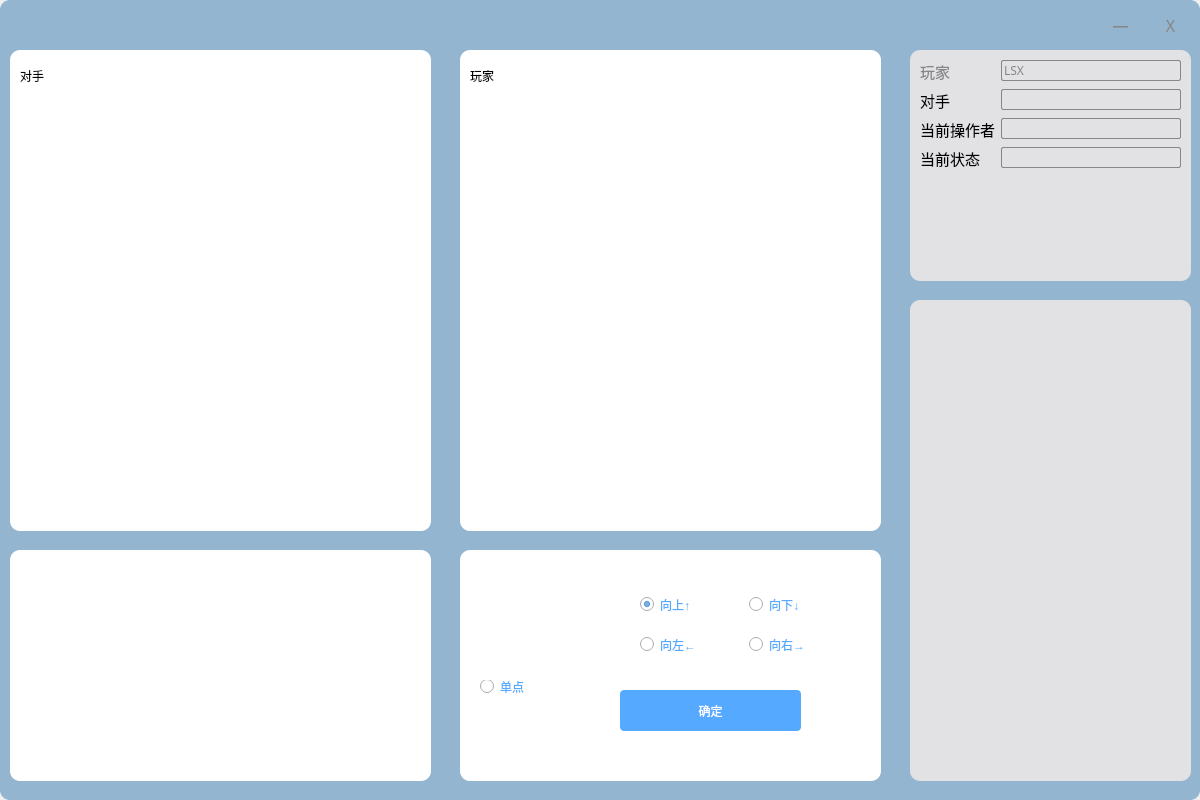
<?xml version="1.0" encoding="UTF-8"?>
<ui version="4.0">
 <class>GameGui</class>
 <widget class="QWidget" name="GameGui">
  <property name="geometry">
   <rect>
    <x>0</x>
    <y>0</y>
    <width>1200</width>
    <height>800</height>
   </rect>
  </property>
  <property name="windowTitle">
   <string>Form</string>
  </property>
  <widget class="QWidget" name="widget" native="true">
   <property name="geometry">
    <rect>
     <x>0</x>
     <y>0</y>
     <width>1200</width>
     <height>800</height>
    </rect>
   </property>
   <property name="styleSheet">
    <string notr="true">background-color: rgb(147,181,207);
border-radius: 10px;</string>
   </property>
   <widget class="QLabel" name="label_top">
    <property name="geometry">
     <rect>
      <x>10</x>
      <y>20</y>
      <width>301</width>
      <height>31</height>
     </rect>
    </property>
    <property name="text">
     <string/>
    </property>
   </widget>
   <widget class="QLabel" name="label_min">
    <property name="geometry">
     <rect>
      <x>1100</x>
      <y>0</y>
      <width>41</width>
      <height>51</height>
     </rect>
    </property>
    <property name="font">
     <font>
      <family>Adobe 黑体 Std R</family>
      <pointsize>12</pointsize>
      <weight>50</weight>
      <italic>false</italic>
      <bold>false</bold>
     </font>
    </property>
    <property name="styleSheet">
     <string notr="true">QLabel{
   color:rgb(134, 134, 134);
	font: 12pt &quot;Adobe 黑体 Std R&quot;;
}
QLabel:hover{
   background-color:rgb(58,149,222);
   color:white;

}</string>
    </property>
    <property name="text">
     <string>一</string>
    </property>
    <property name="alignment">
     <set>Qt::AlignCenter</set>
    </property>
   </widget>
   <widget class="QLabel" name="label_close">
    <property name="geometry">
     <rect>
      <x>1150</x>
      <y>0</y>
      <width>41</width>
      <height>51</height>
     </rect>
    </property>
    <property name="font">
     <font>
      <family>Adobe 黑体 Std R</family>
      <pointsize>12</pointsize>
      <weight>50</weight>
      <italic>false</italic>
      <bold>false</bold>
     </font>
    </property>
    <property name="styleSheet">
     <string notr="true">QLabel{
   color:rgb(134, 134, 134);
	font: 12pt &quot;Adobe 黑体 Std R&quot;;
}
QLabel:hover{
  background-color:rgb(212, 64, 39);
  color:rgb(255, 255, 255);
}</string>
    </property>
    <property name="text">
     <string>X</string>
    </property>
    <property name="alignment">
     <set>Qt::AlignCenter</set>
    </property>
   </widget>
   <widget class="QGroupBox" name="groupBox">
    <property name="geometry">
     <rect>
      <x>910</x>
      <y>50</y>
      <width>281</width>
      <height>231</height>
     </rect>
    </property>
    <property name="styleSheet">
     <string notr="true">background-color: rgb(226,225,228);</string>
    </property>
    <property name="title">
     <string/>
    </property>
    <widget class="QWidget" name="formLayoutWidget">
     <property name="geometry">
      <rect>
       <x>10</x>
       <y>10</y>
       <width>261</width>
       <height>201</height>
      </rect>
     </property>
     <layout class="QFormLayout" name="formLayout">
      <item row="0" column="0">
       <widget class="QLabel" name="label_6">
        <property name="font">
         <font>
          <family>微软雅黑 Light</family>
          <pointsize>11</pointsize>
          <weight>3</weight>
          <italic>false</italic>
          <bold>false</bold>
         </font>
        </property>
        <property name="styleSheet">
         <string notr="true">QLabel{
font: 25 11pt &quot;微软雅黑 Light&quot;;
  background-color:rgb(0,0,0,0%);
color:rgb(134, 134, 134);
}
QLabel:hover{
  background-color:rgb(0,0,0,0%);
}</string>
        </property>
        <property name="text">
         <string>玩家</string>
        </property>
       </widget>
      </item>
      <item row="0" column="1">
       <widget class="QLineEdit" name="lineEdit_uerName">
        <property name="font">
         <font>
          <family>微软雅黑</family>
         </font>
        </property>
        <property name="styleSheet">
         <string notr="true">QLineEdit{

background:rgb(226,225,228);
border: 1px solid rgb(134, 134, 134);
border-radius:2px;
	color: rgb(134, 134, 134)
}</string>
        </property>
        <property name="text">
         <string>LSX</string>
        </property>
        <property name="readOnly">
         <bool>true</bool>
        </property>
       </widget>
      </item>
      <item row="1" column="0">
       <widget class="QLabel" name="label_7">
        <property name="font">
         <font>
          <family>微软雅黑 Light</family>
          <pointsize>11</pointsize>
          <weight>3</weight>
          <italic>false</italic>
          <bold>false</bold>
         </font>
        </property>
        <property name="styleSheet">
         <string notr="true">QLabel{
font: 25 11pt &quot;微软雅黑 Light&quot;;
  background-color:rgb(0,0,0,0%);
color:rgbrgbrgb(134, 134, 134);
}
QLabel:hover{
  background-color:rgb(0,0,0,0%);
}</string>
        </property>
        <property name="text">
         <string>对手</string>
        </property>
       </widget>
      </item>
      <item row="1" column="1">
       <widget class="QLineEdit" name="lineEdit_opName">
        <property name="font">
         <font>
          <family>微软雅黑</family>
         </font>
        </property>
        <property name="styleSheet">
         <string notr="true">QLineEdit{

background:rgb(226,225,228);
border: 1px solid rgb(134, 134, 134);
border-radius:2px;
	color: rgb(134, 134, 134)
}</string>
        </property>
        <property name="readOnly">
         <bool>true</bool>
        </property>
       </widget>
      </item>
      <item row="2" column="0">
       <widget class="QLabel" name="label_15">
        <property name="font">
         <font>
          <family>微软雅黑 Light</family>
          <pointsize>11</pointsize>
          <weight>3</weight>
          <italic>false</italic>
          <bold>false</bold>
         </font>
        </property>
        <property name="styleSheet">
         <string notr="true">QLabel{
font: 25 11pt &quot;微软雅黑 Light&quot;;
  background-color:rgb(0,0,0,0%);
color:rgbrgbrgb(134, 134, 134);
}
QLabel:hover{
  background-color:rgb(0,0,0,0%);
}</string>
        </property>
        <property name="text">
         <string>当前操作者</string>
        </property>
       </widget>
      </item>
      <item row="2" column="1">
       <widget class="QLineEdit" name="lineEdit_curPlayer">
        <property name="font">
         <font>
          <family>微软雅黑</family>
         </font>
        </property>
        <property name="styleSheet">
         <string notr="true">QLineEdit{

background:rgb(226,225,228);
border: 1px solid rgb(134, 134, 134);
border-radius:2px;
	color: rgb(134, 134, 134)
}</string>
        </property>
        <property name="readOnly">
         <bool>true</bool>
        </property>
       </widget>
      </item>
      <item row="3" column="0">
       <widget class="QLabel" name="label_16">
        <property name="font">
         <font>
          <family>微软雅黑 Light</family>
          <pointsize>11</pointsize>
          <weight>3</weight>
          <italic>false</italic>
          <bold>false</bold>
         </font>
        </property>
        <property name="styleSheet">
         <string notr="true">QLabel{
font: 25 11pt &quot;微软雅黑 Light&quot;;
  background-color:rgb(0,0,0,0%);
color:rgbrgbrgb(134, 134, 134);
}
QLabel:hover{
  background-color:rgb(0,0,0,0%);
}</string>
        </property>
        <property name="text">
         <string>当前状态</string>
        </property>
       </widget>
      </item>
      <item row="3" column="1">
       <widget class="QLineEdit" name="lineEdit_curStatus">
        <property name="font">
         <font>
          <family>微软雅黑</family>
         </font>
        </property>
        <property name="styleSheet">
         <string notr="true">QLineEdit{

background:rgb(226,225,228);
border: 1px solid rgb(134, 134, 134);
border-radius:2px;
	color: rgb(134, 134, 134)
}</string>
        </property>
        <property name="readOnly">
         <bool>true</bool>
        </property>
       </widget>
      </item>
     </layout>
    </widget>
   </widget>
   <widget class="QGroupBox" name="groupBox_3">
    <property name="geometry">
     <rect>
      <x>910</x>
      <y>300</y>
      <width>281</width>
      <height>481</height>
     </rect>
    </property>
    <property name="styleSheet">
     <string notr="true">background-color:rgb(226,225,228);</string>
    </property>
    <property name="title">
     <string/>
    </property>
    <widget class="QListWidget" name="listWidget">
     <property name="geometry">
      <rect>
       <x>10</x>
       <y>20</y>
       <width>261</width>
       <height>431</height>
      </rect>
     </property>
     <property name="styleSheet">
      <string notr="true">QListWidget
{
background: rgb(226,225,228);; border: 0px;
}
QScrollBar:vertical
{
background: rgb(226,225,228);
width:8px;
}
QScrollBar::handle:vertical
{
background: rgb(186,204,217	);
border-radius: 4px;
border: none;
min-height: 20px;
}
QScrollBar::handle:vertical:hover
{
background: rgb(128,128,128);
border: none;
min-height: 20px;
}
QScrollBar::sub-line:vertical{border: none;}
QScrollBar::add-line:vertical{border: none;}</string>
     </property>
    </widget>
   </widget>
   <widget class="QWidget" name="widget_3" native="true">
    <property name="geometry">
     <rect>
      <x>460</x>
      <y>50</y>
      <width>421</width>
      <height>481</height>
     </rect>
    </property>
    <property name="styleSheet">
     <string notr="true">background-color: rgb(255, 255, 255);</string>
    </property>
    <widget class="MyTableWidget" name="tableWidget">
     <property name="geometry">
      <rect>
       <x>0</x>
       <y>60</y>
       <width>415</width>
       <height>415</height>
      </rect>
     </property>
     <property name="minimumSize">
      <size>
       <width>400</width>
       <height>0</height>
      </size>
     </property>
     <property name="styleSheet">
      <string notr="true">QTableWidget{background-color:rgb(255, 255, 255)}
QTableWidget:hover{rgb(170, 85, 255);}</string>
     </property>
    </widget>
    <widget class="QLabel" name="label_2">
     <property name="geometry">
      <rect>
       <x>10</x>
       <y>10</y>
       <width>101</width>
       <height>31</height>
      </rect>
     </property>
     <property name="styleSheet">
      <string notr="true">font: 25 16pt &quot;微软雅黑 Light&quot;;
color: rgb(0, 0, 0)</string>
     </property>
     <property name="text">
      <string>玩家</string>
     </property>
    </widget>
   </widget>
   <widget class="QGroupBox" name="groupBox_2">
    <property name="geometry">
     <rect>
      <x>10</x>
      <y>550</y>
      <width>421</width>
      <height>231</height>
     </rect>
    </property>
    <property name="styleSheet">
     <string notr="true">background-color: rgb(255, 255, 255);</string>
    </property>
    <property name="title">
     <string/>
    </property>
   </widget>
   <widget class="QGroupBox" name="groupBox_4">
    <property name="geometry">
     <rect>
      <x>460</x>
      <y>550</y>
      <width>421</width>
      <height>231</height>
     </rect>
    </property>
    <property name="styleSheet">
     <string notr="true">background-color: rgb(255, 255, 255);</string>
    </property>
    <property name="title">
     <string/>
    </property>
    <widget class="QWidget" name="gridLayoutWidget_2">
     <property name="geometry">
      <rect>
       <x>180</x>
       <y>30</y>
       <width>211</width>
       <height>91</height>
      </rect>
     </property>
     <layout class="QGridLayout" name="gridLayout_2">
      <item row="0" column="1">
       <widget class="QRadioButton" name="radioButton_down">
        <property name="styleSheet">
         <string notr="true">color: rgb(85, 170, 255);
font: 25 9pt &quot;微软雅黑 Light&quot;;</string>
        </property>
        <property name="text">
         <string>向下↓</string>
        </property>
       </widget>
      </item>
      <item row="0" column="0">
       <widget class="QRadioButton" name="radioButton_up">
        <property name="styleSheet">
         <string notr="true">color: rgb(85, 170, 255);
font: 25 9pt &quot;微软雅黑 Light&quot;;</string>
        </property>
        <property name="text">
         <string>向上↑</string>
        </property>
        <property name="checked">
         <bool>true</bool>
        </property>
       </widget>
      </item>
      <item row="1" column="1">
       <widget class="QRadioButton" name="radioButton_right">
        <property name="styleSheet">
         <string notr="true">color: rgb(85, 170, 255);
font: 25 9pt &quot;微软雅黑 Light&quot;;</string>
        </property>
        <property name="text">
         <string>向右→</string>
        </property>
       </widget>
      </item>
      <item row="1" column="0">
       <widget class="QRadioButton" name="radioButton_left">
        <property name="styleSheet">
         <string notr="true">color: rgb(85, 170, 255);
font: 25 9pt &quot;微软雅黑 Light&quot;;</string>
        </property>
        <property name="text">
         <string>向左←</string>
        </property>
       </widget>
      </item>
     </layout>
    </widget>
    <widget class="QPushButton" name="pushButton">
     <property name="geometry">
      <rect>
       <x>160</x>
       <y>140</y>
       <width>181</width>
       <height>41</height>
      </rect>
     </property>
     <property name="styleSheet">
      <string notr="true">QPushButton{
font: 25 12pt &quot;微软雅黑 Light&quot;;
  background-color:rgb(85, 170, 255);
color:white;
border-radius: 4px;
}</string>
     </property>
     <property name="text">
      <string>确定</string>
     </property>
    </widget>
    <widget class="QRadioButton" name="radioButton">
     <property name="geometry">
      <rect>
       <x>20</x>
       <y>130</y>
       <width>108</width>
       <height>13</height>
      </rect>
     </property>
     <property name="styleSheet">
      <string notr="true">color: rgb(85, 170, 255);
font: 25 9pt &quot;微软雅黑 Light&quot;;</string>
     </property>
     <property name="text">
      <string>单点</string>
     </property>
    </widget>
   </widget>
   <widget class="QWidget" name="widget_4" native="true">
    <property name="geometry">
     <rect>
      <x>10</x>
      <y>50</y>
      <width>421</width>
      <height>481</height>
     </rect>
    </property>
    <property name="styleSheet">
     <string notr="true">background-color: rgb(255, 255, 255);</string>
    </property>
    <widget class="MyTableWidget" name="tableWidget_2">
     <property name="geometry">
      <rect>
       <x>0</x>
       <y>60</y>
       <width>415</width>
       <height>415</height>
      </rect>
     </property>
     <property name="minimumSize">
      <size>
       <width>400</width>
       <height>0</height>
      </size>
     </property>
     <property name="styleSheet">
      <string notr="true">QTableWidget{background-color:rgb(255, 255, 255)}
QTableWidget:hover{rgb(170, 85, 255);}</string>
     </property>
    </widget>
    <widget class="QLabel" name="label_3">
     <property name="geometry">
      <rect>
       <x>10</x>
       <y>10</y>
       <width>101</width>
       <height>31</height>
      </rect>
     </property>
     <property name="styleSheet">
      <string notr="true">font: 25 16pt &quot;微软雅黑 Light&quot;;
color: rgb(0, 0, 0)</string>
     </property>
     <property name="text">
      <string>对手</string>
     </property>
    </widget>
   </widget>
  </widget>
 </widget>
 <customwidgets>
  <customwidget>
   <class>MyTableWidget</class>
   <extends>QTableWidget</extends>
   <header location="global">mytablewidget.h</header>
  </customwidget>
 </customwidgets>
 <resources/>
 <connections/>
</ui>
